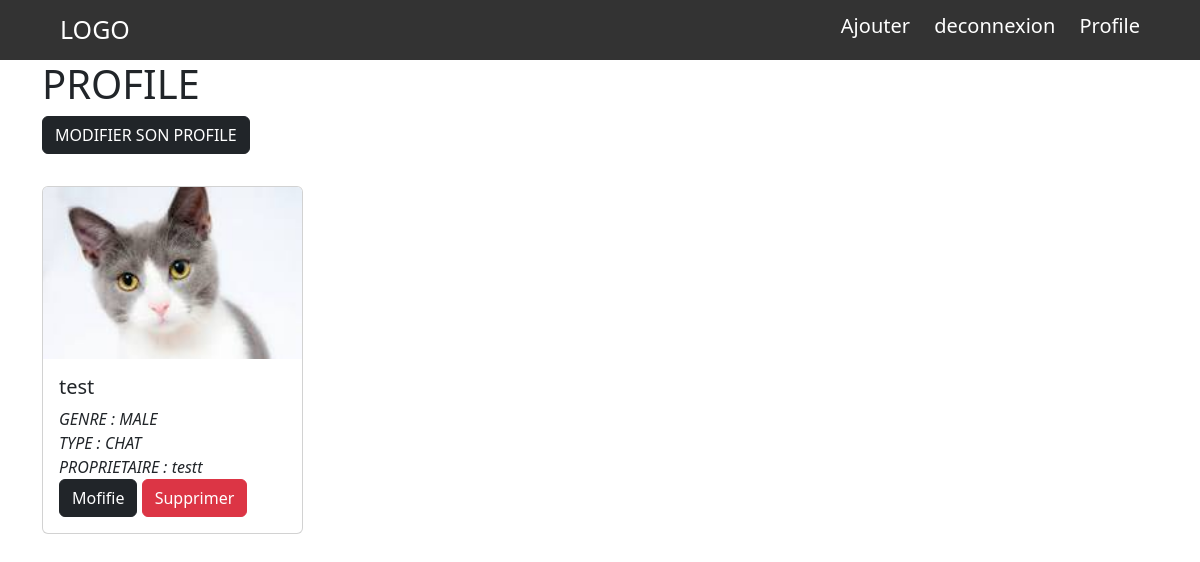
The app's page /profile/ (signed in) with its own data.
### core/models.py (models this page shows, shortened)
class AjoutAnimal(models.Model):
    nom = models.CharField(max_length=125)
    age = models.IntegerField()
    image = models.ImageField(upload_to='Images')
    type = models.CharField(max_length=125, choices=TYPE)
    categorie = models.CharField(max_length=100, choices=CATEGORIE)
    proprietaire = models.ForeignKey(User, on_delete=models.CASCADE)
    date = models.DateTimeField(auto_now_add=True)
    like = models.IntegerField(default=0, blank=True)
    description = models.TextField(blank=True)

class User(AbstractUser):
    pass

### core/views.py (the view)
# urls.py: path('profile/', profiles, name='profile'),
@login_required
def profiles(request):
    user = User.objects.get(id=request.user.id)
    publications = AjoutAnimal.objects.filter(proprietaire=user)
    return render(request, 'core/profiles.html', locals())

### core/templates/core/profiles.html (shortened to what this page needs)
{% extends 'base.html' %}
{% block main %}
    <div class="container">
        <h1>PROFILE</h1>
        <a href="/edit-profile/{{ user.id }}/" class="btn btn-dark">MODIFIER SON PROFILE</a>
        <div class="row gy-3 my-3">
            {% for publication in publications %}
                <div class="col-md-3">
                    <div class="card">
                          <img src="{{ publication.image.url }}" class="card-img-top" alt="Fissure in Sandstone"/>
                          <div class="card-body">
                            <h5 class="card-title">{{ publication.nom }}</h5>
                            <span class="card-text"><i>GENRE : {{ publication.type }}</i></span><br>
                            <span class="card-text"><i>TYPE : {{ publication.categorie }}</i></span><br>
                            <span class="card-text"><i>PROPRIETAIRE : {{ publication.proprietaire }}</i></span><br>
                            <a href="/edit-publication/{{ publication.id }}/" class="btn btn-dark">Mofifie</a>
                            <a href="/delete/{{ publication.id }}/" class="btn btn-danger">Supprimer</a>
                          </div>
                    </div>
                </div>
            {% endfor %}
         </div>
    </div>
{% endblock %}

### records on screen
AjoutAnimal: image (picture), nom "test", type "MALE", categorie "CHAT", proprietaire "testt"
